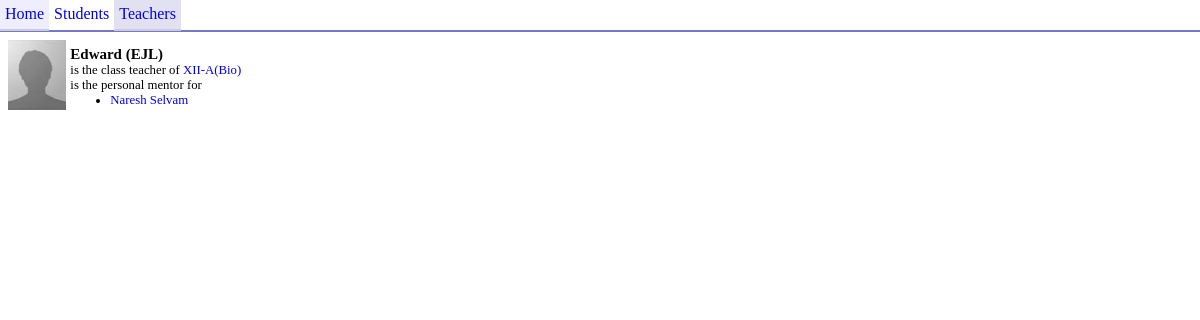
The app's page /teachers.php?teacherid=1 with its own data.
### tables this page shows
CREATE TABLE IF NOT EXISTS `teachers` (
  `teacher_id` int(3) NOT NULL AUTO_INCREMENT,
  `teacher_code` varchar(5) NOT NULL,
  `teacher_name` varchar(128) NOT NULL,
  PRIMARY KEY (`teacher_id`)
);

CREATE TABLE IF NOT EXISTS `classes` (
  `class_id` int(10) NOT NULL AUTO_INCREMENT,
  `class_name` varchar(16) NOT NULL,
  `curriculum` enum('CBSE','Samacheer') NOT NULL DEFAULT 'CBSE',
  `cteacher_id` int(8) NOT NULL COMMENT 'Class Teacher Id',
  PRIMARY KEY (`class_id`),
  UNIQUE KEY `class_name` (`class_name`)
);

CREATE TABLE IF NOT EXISTS `students` (
  `student_id` int(10) NOT NULL AUTO_INCREMENT,
  `adm_no` varchar(10) NOT NULL,
  `exam_no` int(8) NOT NULL,
  `student_name` varchar(64) NOT NULL,
  `class_id` int(8) NOT NULL,
  `team_id` int(4) NOT NULL,
  `house_id` int(4) NOT NULL,
  `mentor_id` int(8) NOT NULL,
  PRIMARY KEY (`student_id`),
  UNIQUE KEY `adm_no` (`adm_no`),
  UNIQUE KEY `exam_no` (`exam_no`)
);

### teachers.php (the view, shortened to what this page needs)
<!doctype html>
<html>
<head>
<link rel="stylesheet" href="main.css">
</head>
<body>
<div id="menu">
    <a href="./">Home</a><a href="./student.php">Students</a><a id="currentMenuItem" href="./teachers.php">Teachers</a>
</div>
<div id="wrapper">
<?php
if(isset($_GET['teacherid'])) {
    $res = mysql_query("SELECT * FROM `teachers` WHERE `teacher_id` = '" . $_GET['teacherid'] . "'");
    if(mysql_num_rows($res) == 0) {
        header("Location: ./teachers.php");
    }
    else {
        $row = mysql_fetch_assoc($res);
	echo "<table><tr><td>";
	echo "<img height=\"70px\" src=\"./default.jpg\"></td><td style=\"font-size:80%; \"><h3 style=\"margin:0; \">" . $row["teacher_name"] . " (" . $row["teacher_code"] . ")</h3>";
	$res2 = mysql_query("SELECT `class_id`,`class_name` FROM `classes` WHERE `cteacher_id` = '" . $row["teacher_id"] . "'");
	if(mysql_num_rows($res2) > 0) {
	    $row2 = mysql_fetch_assoc($res2);
	    echo "is the class teacher of <a href=\"./?class=" . $row2["class_id"] . "\">" . $row2["class_name"] . "</a><br />";
	}
	$res2 = mysql_query("SELECT `student_id`,`student_name` FROM `students` WHERE `mentor_id` = '" . $row["teacher_id"] . "'");
	if(mysql_num_rows($res2) > 0) {
	    echo "is the personal mentor for <ul style=\"margin:0; \">";
	    while($row2 = mysql_fetch_assoc($res2)) {
	    	echo "<li><a href=\"./student.php?sid=" . $row2["student_id"] . "\">" . $row2["student_name"] . "</a></li>";
	    }
	    echo "</ul>";
	}
	echo "</td></tr></table>";
    }
}
?>
</div>
</body>
</html>

### main.css (style rules this page uses)
body { font-size:1em; margin:0; }
#wrapper { padding:5px; }
a { text-decoration:none; }
#menu { border-bottom:2px solid #77c; height:30px; }
#menu a { padding:5px; padding-bottom:6px; margin:0; display:inline-block; }
#currentMenuItem { background-color:#e1e1f1; border-bottom:2px solid #ccd; }

### records on screen
teachers: teacher_name "Edward", teacher_code "EJL"
classes: class_name "XII-A(Bio)"
students: student_name "Naresh Selvam"
